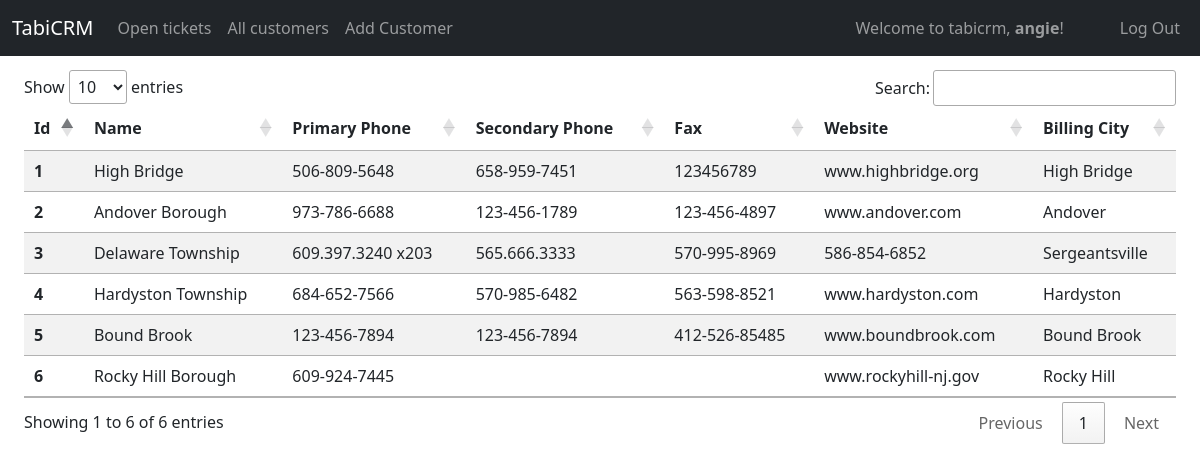
The page /all_customers (signed in) on the database its author committed.
### tabicrm/models.py (models this page shows, shortened)
class User(AbstractUser):
    id = models.AutoField(primary_key=True)
    role = models.CharField(max_length=64)
    title = models.CharField(max_length=64, null=True, blank=True)
    department = models.CharField(max_length=64, null=True, blank=True)
    extension = models.CharField(max_length=64, null=True, blank=True)
    cellphone = models.CharField(max_length=64, null=True, blank=True)
    street = models.CharField(max_length=64, null=True, blank=True)
    city = models.CharField(max_length=64, null=True, blank=True)
    state = models.CharField(max_length=64, null=True, blank=True)
    zip = models.CharField(max_length=64, null=True, blank=True)
    country = models.CharField(max_length=64, null=True, blank=True)

class Customer(models.Model):
    id = models.AutoField(primary_key=True)
    name = models.CharField(max_length=255)
    primary_phone = models.CharField(max_length=255)
    fax =  models.CharField(max_length=255, null=True, blank=True)
    secondary_phone =  models.CharField(max_length=64, null=True, blank=True)
    website = models.CharField(max_length=255, null=True, blank=True)
    notes = models.TextField(null=True, blank=True)
    billing_address_one = models.CharField(max_length=255, null=True, blank=True)
    billing_address_two = models.CharField(max_length=255, null=True, blank=True)
    billing_address_city = models.CharField(max_length=255, null=True, blank=True)
    billing_address_state = models.CharField(max_length=255, null=True, blank=True)
    billing_address_zip = models.CharField(max_length=255, null=True, blank=True)
    billing_address_country = models.CharField(max_length=255, null=True, blank=True)
    shipping_address_one = models.CharField(max_length=255, null=True, blank=True)
    shipping_address_two = models.CharField(max_length=255, null=True, blank=True)
    shipping_address_city = models.CharField(max_length=255, null=True, blank=True)
    shipping_address_state = models.CharField(max_length=255, null=True, blank=True)
    shipping_address_zip = models.CharField(max_length=255, null=True, blank=True)
    shipping_address_country = models.CharField(max_length=255, null=True, blank=True)
    added_by = models.ForeignKey(User, on_delete=SET_NULL, related_name="customer_addedby", blank=True, null=True)
    updated_by = models.ForeignKey(User, on_delete=SET_NULL, related_name="customer_updatedon", blank=True, null=True)
    created_on = models.DateTimeField(auto_now_add=True)
    updated_on = models.DateTimeField(auto_now=True)

### tabicrm/views/customer.py (the view)
# urls.py: path("all_customers", views.all_customers, name="all_customers"),
@login_required
def all_customers(request):
    customers = Customer.objects.all()
    return render(request,"tabicrm/all_customers.html", {"customers": customers})

### tabicrm/templates/tabicrm/all_customers.html (shortened to what this page needs)
{% extends "tabicrm/layout.html" %}
{% load static %}
{% load humanize %}
{% block body %}
<div class="container-fluid">
    <table class="table table-striped table-responsive" id="customersTable">
        <thead class="thead-dark">
            <tr>
                <th scope="col">Id</th>
                <th scope="col">Name</th>
                <th scope="col">Primary Phone</th>
                <th scope="col">Secondary Phone</th>
                <th scope="col">Fax</th>
                <th scope="col">Website</th>
                <th scope="col">Billing City</th>
            </tr>
        </thead>
        <tbody>
            {% for customer in customers %}
            <tr class="select-customer" id="{{customer.id}}" onclick="viewCustomer('{{customer.id}}')">
                <th scope=" row">{{customer.id}}</th>
                <td>{{customer.name}}</td>
                <td>{{customer.primary_phone}}</td>
                <td>{{customer.secondary_phone}}</td>
                <td>{{customer.fax}}</td>
                <td>{{customer.website}}</td>
                <td>{{customer.billing_address_city}}</td>
            </tr>
            {% endfor%}
        </tbody>
    </table>
</div>
{% endblock %}

### tabicrm/templates/tabicrm/layout.html (shortened to what this page needs)
{% load static %}
<!DOCTYPE html>
<html lang="en">
<head>
    <link href="https://cdn.jsdelivr.net/npm/bootstrap@5.1.3/dist/css/bootstrap.min.css" rel="stylesheet"
>
    <link rel="stylesheet"
        href="https://maxst.icons8.com/vue-static/landings/line-awesome/line-awesome/1.3.0/css/line-awesome.min.css">
    <link href="{% static 'tabicrm/styles.css' %}" rel="stylesheet">
    <link rel="stylesheet" href="https://cdn.datatables.net/1.11.3/css/jquery.dataTables.min.css">
</head>
<body>
    <nav class="navbar navbar-expand-xl navbar-dark bg-dark mb-5 fixed-top">
        <div class="container-fluid">
            <a class="navbar-brand" href="{% url 'index' %}">TabiCRM</a>
            <div class="collapse navbar-collapse" id="navbarText">
                <ul class="navbar-nav me-auto mb-2 mb-lg-0">
                    {% if user.is_authenticated %}
                    <li class="nav-item {% if navadd_customer %}active{% endif %}">
                        <a class="nav-link" href="{% url 'all_customers' %}">Open tickets</a>
                    </li>
                    <li class="nav-item {% if navadd_customer %}active{% endif %}">
                        <a class="nav-link" href="{% url 'all_customers' %}">All customers</a>
                    </li>
                    <li class="nav-item {% if navadd_customer %}active{% endif %}">
                        <a class="nav-link" href="{% url 'add_customer' %}">Add Customer</a>
                    </li>
                    {% endif %}
                </ul>
                <span class="navbar-text me-5">
                    {% if user.is_authenticated %}
                    Welcome to tabicrm, <strong>{{ user.username }}</strong>!
                    {% endif %}
                </span>
                <ul class="navbar-nav  mb-2 mb-lg-0">
                    {% if user.is_authenticated %}
                    <li class="nav-item">
                        <a class="nav-link" href="{% url 'logout' %}">Log Out</a>
                    </li>
                    {% else %}
                    <li class="nav-item">
                        <a class="nav-link {% if navlogin %}active{% endif %}" href="{% url 'login' %}">Log In</a>
                    </li>
                    {% endif %}
                </ul>
            </div>
        </div>
    </nav>
    <div class="container-fluid">
        {% block body %}
        {% endblock %}
    </div>
</body>
</html>

### tabicrm/static/tabicrm/styles.css (style rules this page uses)
body { margin-top: 70px; }

### rows shown on the page
User: username "angie"
Customer: id "1", name "High Bridge", primary_phone "506-809-5648", secondary_phone "658-959-7451", fax "123456789", website "www.highbridge.org", billing_address_city "High Bridge"
Customer: id "2", name "Andover Borough", primary_phone "973-786-6688", secondary_phone "123-456-1789", fax "123-456-4897", website "www.andover.com", billing_address_city "Andover"
Customer: id "3", name "Delaware Township", primary_phone "609.397.3240 x203", secondary_phone "565.666.3333", fax "570-995-8969", website "586-854-6852", billing_address_city "Sergeantsville"
Customer: id "4", name "Hardyston Township", primary_phone "684-652-7566", secondary_phone "570-985-6482", fax "563-598-8521", website "www.hardyston.com", billing_address_city "Hardyston"
Customer: id "5", name "Bound Brook", primary_phone "123-456-7894", secondary_phone "123-456-7894", fax "412-526-85485", website "www.boundbrook.com", billing_address_city "Bound Brook"
Customer: id "6", name "Rocky Hill Borough", primary_phone "609-924-7445", website "www.rockyhill-nj.gov", billing_address_city "Rocky Hill"
